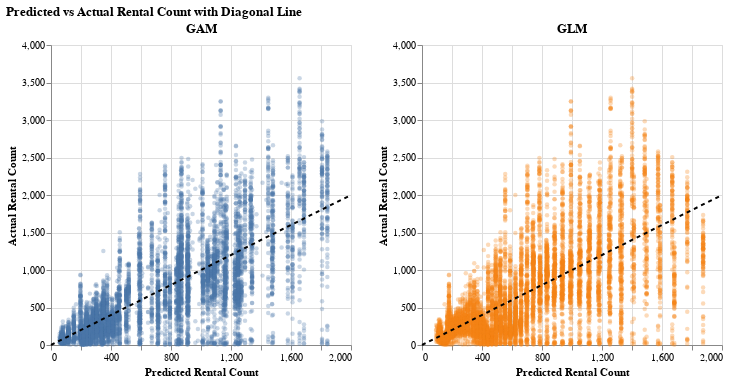

The notebook cell this image was saved under:
### Markdown cell above
#### Interpretation:  
To model the nonlinear effect of time of day on bike rental demand, we fit a Generalized Additive Model (GAM) using a Negative Binomial distribution. The model included:  
- A smooth spline term for Hour
- Linear effects for season (with Autumn as the reference category)
- A binary indicator for holidays
- The GAM achieved a better fit than both the Poisson and Negative Binomial GLMs. It showed a lower residual deviance (3,850 vs. 4,769) and a higher log-likelihood (–61,942 vs. –62,401) than the standard Negative Binomial GLM, confirming the benefit of capturing nonlinear temporal structure.
  
The estimated smooth function for Hour is shown above.  
  
The curve reveals a clear nonlinear pattern in rental demand:  
- Rental activity is lowest between midnight and 5 AM, reflecting minimal overnight usage.
- Starting around 6 AM, demand begins rising sharply.
- A broad plateau appears between 8 AM and 5 PM, suggesting steady demand during work hours.
- A second peak emerges between 6 PM and 9 PM, likely due to evening commutes or leisure use.
- After 10 PM, demand begins to drop again.
- The flexible smoothing provided by the GAM captures these subtle variations much more effectively than models assuming a linear hourly trend.
  
Seasonal and holiday effects were also consistent with expectations:  
- Summer increases rental activity by about 14% compared to autumn.
- Spring shows a 22% decrease, while Winter brings a substantial 74% reduction.
- On holidays, rentals are roughly 15% lower than regular days.

  
Overall, the GAM not only fits better statistically but also offers a more interpretable representation of daily and seasonal demand dynamics.

### Code cell
# Create Predicted vs Actual for both GLM and GAM
# Get predictions
y_pred_glm = nb_result.predict()
y_pred_gam = gam_result.predict()

# Combine with actual values
glm_df = pd.DataFrame({
    'Actual': y,
    'Predicted': y_pred_glm,
    'Model': 'GLM'
})

gam_df = pd.DataFrame({
    'Actual': y,
    'Predicted': y_pred_gam,
    'Model': 'GAM'
})

# Set axis limits
x_max = 2000
y_max = 4000

gam_scatter = alt.Chart(gam_df).mark_circle(size=20, opacity=0.3, color="#4C78A8").encode(
    x=alt.X('Predicted:Q', scale=alt.Scale(domain=[0, x_max]), title='Predicted Rental Count'),
    y=alt.Y('Actual:Q', scale=alt.Scale(domain=[0, y_max]), title='Actual Rental Count')
).properties(
    title='GAM',
    width=300,
    height=300
)

gam_line = alt.Chart(pd.DataFrame({'Predicted': [0, x_max], 'Actual': [0, x_max]})).mark_line(
    strokeDash=[4, 4], color='black'
).encode(x='Predicted:Q', y='Actual:Q')

glm_scatter = alt.Chart(glm_df).mark_circle(size=20, opacity=0.3, color="#F58518").encode(
    x=alt.X('Predicted:Q', scale=alt.Scale(domain=[0, x_max]), title='Predicted Rental Count'),
    y=alt.Y('Actual:Q', scale=alt.Scale(domain=[0, y_max]), title='Actual Rental Count')
).properties(
    title='GLM',
    width=300,
    height=300
)

glm_line = alt.Chart(pd.DataFrame({'Predicted': [0, x_max], 'Actual': [0, x_max]})).mark_line(
    strokeDash=[4, 4], color='black'
).encode(x='Predicted:Q', y='Actual:Q')

# Combine the two side by side
chart = (gam_scatter + gam_line) | (glm_scatter + glm_line)

# Add common title
chart = chart.properties(
    title='Predicted vs Actual Rental Count with Diagonal Line'
)

chart

### Figure 1 — Vega-Lite specification as saved in the notebook (floating-point values rounded to 4 significant figures; data arrays with more than 128 entries replaced by an {"elided": "..."} marker saying what was removed)
{"config": {"view": {"continuousWidth": 300, "continuousHeight": 300}}, "hconcat": [{"layer": [{"data": {"name": "data-8467bed88bcbec90b17aa5778cf001d2"}, "mark": {"type": "circle", "color": "#4C78A8", "opacity": 0.3, "size": 20}, "encoding": {"x": {"field": "Predicted", "scale": {"domain": [0, 2000]}, "title": "Predicted Rental Count", "type": "quantitative"}, "y": {"field": "Actual", "scale": {"domain": [0, 4000]}, "title": "Actual Rental Count", "type": "quantitative"}}, "title": "GAM"}, {"data": {"name": "data-0e6dc5636a968de11addb32dfc04d789"}, "mark": {"type": "line", "color": "black", "strokeDash": [4, 4]}, "encoding": {"x": {"field": "Predicted", "type": "quantitative"}, "y": {"field": "Actual", "type": "quantitative"}}}], "height": 300, "width": 300}, {"layer": [{"data": {"name": "data-73185a5ef3f8f4da2b84b997355c0497"}, "mark": {"type": "circle", "color": "#F58518", "opacity": 0.3, "size": 20}, "encoding": {"x": {"field": "Predicted", "scale": {"domain": [0, 2000]}, "title": "Predicted Rental Count", "type": "quantitative"}, "y": {"field": "Actual", "scale": {"domain": [0, 4000]}, "title": "Actual Rental Count", "type": "quantitative"}}, "title": "GLM"}, {"data": {"name": "data-0e6dc5636a968de11addb32dfc04d789"}, "mark": {"type": "line", "color": "black", "strokeDash": [4, 4]}, "encoding": {"x": {"field": "Predicted", "type": "quantitative"}, "y": {"field": "Actual", "type": "quantitative"}}}], "height": 300, "width": 300}], "title": "Predicted vs Actual Rental Count with Diagonal Line", "$schema": "https://vega.github.io/schema/vega-lite/v5.20.1.json", "datasets": {"data-8467bed88bcbec90b17aa5778cf001d2": {"elided": "8465 records"}, "data-0e6dc5636a968de11addb32dfc04d789": [{"Predicted": 0, "Actual": 0}, {"Predicted": 2000, "Actual": 2000}], "data-73185a5ef3f8f4da2b84b997355c0497": {"elided": "8465 records"}}}
